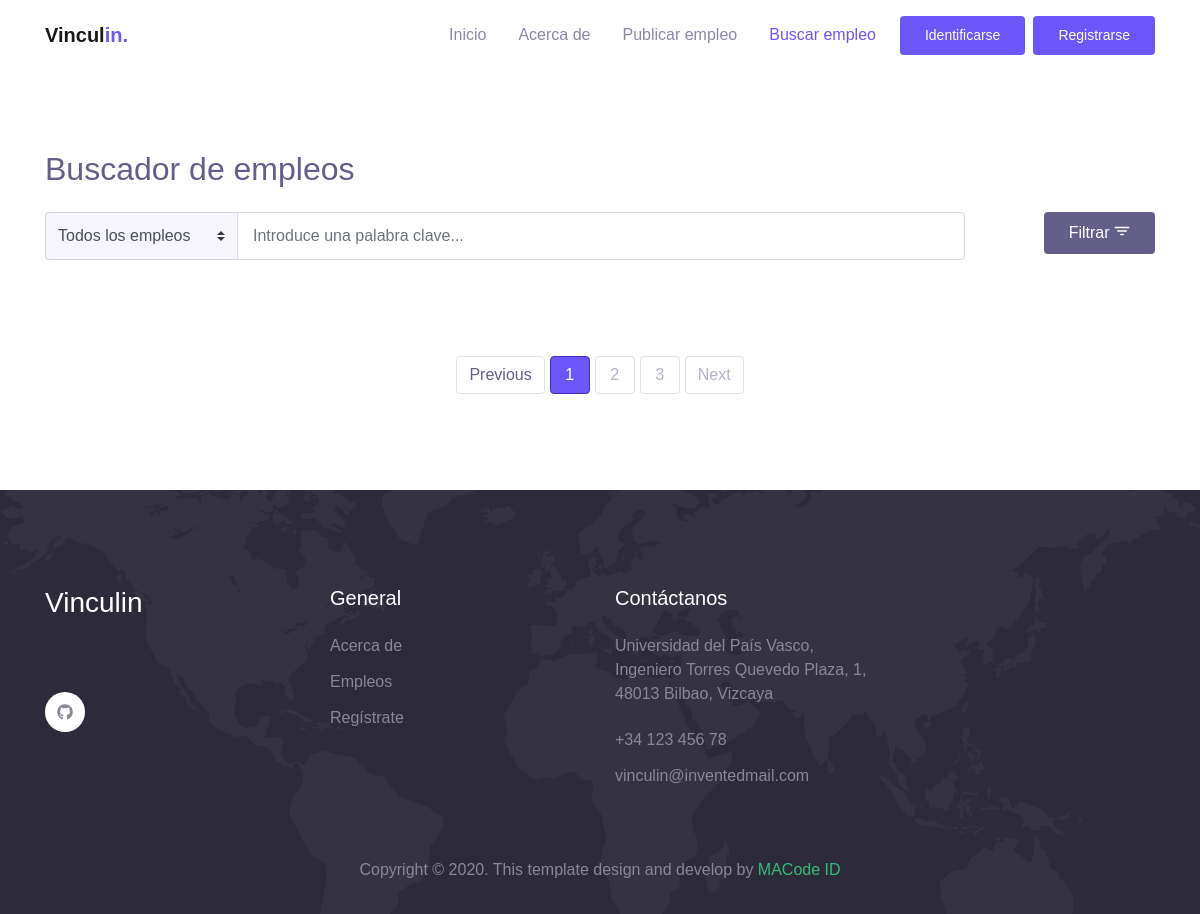
The app's page /app/html/jobs.php, older data.
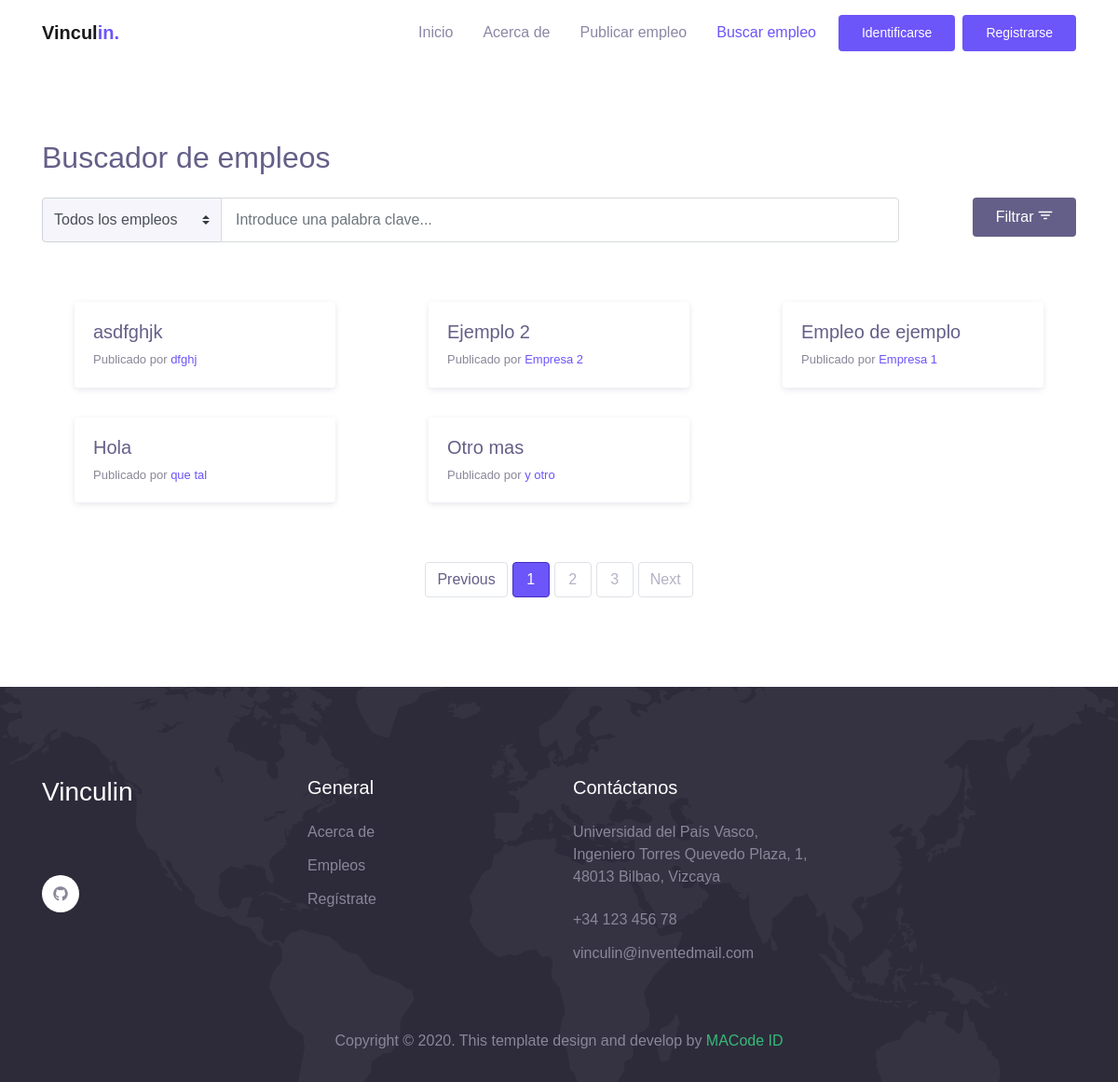
The same page, newer data.
### tables this page shows
CREATE TABLE `Empleo` (
  `id` int(11) NOT NULL,
  `Titulo` varchar(50) NOT NULL,
  `Empresa` varchar(25) NOT NULL,
  `Descripcion` text NOT NULL,
  `Localidad` varchar(25) NOT NULL,
  `Email` varchar(64) NOT NULL
);

### app/html/jobs.php (the view, shortened to what this page needs)
<!DOCTYPE html>
<html lang="en">
<head>
    <link rel="stylesheet" href="./assets/css/maicons.css">
    <link rel="stylesheet" href="./assets/css/bootstrap.css">
    <link rel="stylesheet" href="./assets/vendor/animate/animate.css">
    <link rel="stylesheet" href="./assets/css/theme.css">
</head>
<body>
    <header>
        <nav class="navbar navbar-expand-lg navbar-light bg-white sticky" data-offset="300">
            <div class="container">
                <a href="index.php" class="navbar-brand">Vincul<span class="text-primary">in.</span></a>
                <div class="navbar-collapse collapse" id="navbarContent">
                    <ul class="navbar-nav ml-auto">
                        <li class="nav-item">
                            <a class="nav-link" href="index.php">Inicio</a>
                        </li>
                        <li class="nav-item">
                            <a class="nav-link" href="about.html">Acerca de</a>
                        </li>
                        <li class="nav-item">
                            <a class="nav-link" href="job-form.html">Publicar empleo</a>
                        </li>
                        <li class="nav-item active">
                            <a class="nav-link" href="jobs.php">Buscar empleo</a>
                        </li>
                        <li class="nav-item">
                            <a class="btn btn-primary ml-lg-2" href="login.html">Identificarse</a>
                        </li>
                        <li class="nav-item">
                            <a class="btn btn-primary ml-lg-2" href="signup.php">Registrarse</a>
                        </li>
                    </ul>
                </div>
            </div>
        </nav>
    </header>
    <div class="page-section">
        <div class="container">
            <h2 class="mb-4 font-weight-medium text-secondary">Buscador de empleos</h2>
            <div class="row">
                <div class="col-sm-10">
                    <form action="#" class="form-search-blog">
                        <div class="input-group">
                            <div class="input-group-prepend">
                                <select id="categories" class="custom-select bg-light">
                                    <option>Todos los empleos</option>
                                </select>
                            </div>
                            <input type="text" class="form-control" placeholder="Introduce una palabra clave...">
                        </div>
                    </form>
                </div>
                <div class="col-sm-2 text-sm-right">
                    <button class="btn btn-secondary">Filtrar <span class="mai-filter"></span></button>
                </div>
            </div>
            <?
                $hostname = "db";
                $username = "admin";
                $password = "test";
                $db = "database";
                $con = mysqli_connect($hostname,$username,$password);
                mysqli_select_db($con,$db);
                $result = mysqli_query($con,"SELECT * FROM Empleo");
            ?>
            <div class="row my-5">
                    <?
                        while ($row=mysqli_fetch_array($result))
                        {
                            echo '<div class="col-lg-4 py-3">
                                    <div class="card-blog">
                                        <div class="body">
                                            <h5 class="post-title"><a href="job-view.html">'.$row["Titulo"].'</a></h5>
                                            <div class="post-date">Publicado por <a href="#">'.$row["Empresa"].'</a></div>
                                        </div>
                                    </div>
                                </div>';
                        }
                    ?>
            </div>
            <nav aria-label="Page Navigation">
                <ul class="pagination justify-content-center">
                    <li class="page-item disabled">
                        <a class="page-link" href="#" tabindex="-1" aria-disabled="true">Previous</a>
                    </li>
                    <li class="page-item active"><a class="page-link" href="#">1</a></li>
                    <li class="page-item" aria-current="page">
                        <a class="page-link" href="#">2 <span class="sr-only">(current)</span></a>
                    </li>
                    <li class="page-item"><a class="page-link" href="#">3</a></li>
                    <li class="page-item">
                        <a class="page-link" href="#">Next</a>
                    </li>
                </ul>
            </nav>
        </div>
    </div>
    <footer class="page-footer bg-image" style="background-image: url(./assets/img/world_pattern.svg);">
        <div class="container">
            <div class="row mb-5">
                <div class="col-lg-3 py-3">
                    <h3>Vinculin</h3>
                    <br>
                    <br>
                    <div class="social-media-button">
                        <a href="https://github.com/DannyelYankee/Vinculin" target="_blank"><span class="mai-logo-github"></span></a>
                    </div>
                </div>
                <div class="col-lg-3 py-3">
                    <h5>General</h5>
                    <ul class="footer-menu">
                        <li><a href="./about.html">Acerca de</a></li>
                        <li><a href="./jobs.php">Empleos</a></li>
                        <li><a href="./signup.php">Regístrate</a></li>
                    </ul>
                </div>
                <div class="col-lg-3 py-3">
                    <h5>Contáctanos</h5>
                    <p>Universidad del País Vasco, Ingeniero Torres Quevedo Plaza, 1, 48013 Bilbao, Vizcaya</p>
                    <a href="#" class="footer-link">+34 123 456 78</a>
                    <a href="#" class="footer-link">vinculin@inventedmail.com</a>
                </div>
            </div>
            <p class="text-center" id="copyright">Copyright &copy; 2020. This template design and develop by <a href="https://macodeid.com/" target="_blank">MACode ID</a></p>
        </div>
    </footer>
</body>
</html>

### app/html/assets/css/theme.css (style rules this page uses)
:root { --primary: #6C55F9; --accent: #FF3D85; --secondary: #645F88; --success: #35bb78; --info: #05B4E1; --warning: #FAC14D; --danger: #FF4943; --grey: #B4B2C5; --dark: #2D2B3A; --light: #F6F5FC; }
body { font-family: "Work Sans", sans-serif; line-height: 1.5; color: #2D2B3A; }
a { color: #6C55F9; text-decoration: none; background-color: transparent; }
.bg-light { background-color: #F6F5FC !important; }
.text-primary { color: #6C55F9 !important; }
.text-secondary { color: #645F88 !important; }
.btn-primary { color: #fff; background-color: #6C55F9; border-color: transparent; }
.btn-secondary { color: #fff; background-color: #645F88; border-color: transparent; }
.btn { padding: 8px 24px; }
.navbar { min-height: 70px; }
.navbar.sticky { z-index: 1080; }
.navbar-brand { font-weight: 600; padding-top: 10px; padding-bottom: 10px; }
.navbar-nav { margin-top: 10px; border-top: 1px solid #e4e7ee; flex-shrink: 0; }
.navbar-nav .nav-link { transition: all .2s ease; }
.navbar-nav .btn { font-size: 14px; }
.navbar-light .navbar-nav .nav-link { color: rgba(100, 95, 136, 0.75); }
.navbar-light .navbar-nav .show > .nav-link, .navbar-light .navbar-nav .active > .nav-link, .navbar-light .navbar-nav .nav-link.show, .navbar-light .navbar-nav .nav-link.active { font-weight: 500; color: #6C55F9; }
@media (min-width: 992px) { .navbar-expand-lg .navbar-nav { margin-top: 0; border-top: none; } }
@media (min-width: 992px) { .navbar-expand-lg .navbar-nav .nav-link { padding-right: 16px; padding-left: 16px; } }
@media (min-width: 992px) { .navbar-expand-lg .navbar-nav { align-items: center; } }
.form-control { padding: 8px 15px; height: calc(1.5em + 1.375rem + 2px); border-color: #d6dbd9; }
.custom-select { height: calc(1.5em + 1.375rem + 2px); }
.page-link { margin-left: 5px; min-width: 40px; color: #B4B2C5; border: 1px solid #dee1e6; text-align: center; border-radius: 4px; }
.page-item.active .page-link { z-index: 3; color: #fff; background-color: #6C55F9; border-color: #4330c2; }
.page-item.disabled .page-link { color: #645F88; pointer-events: none; cursor: auto; background-color: #fff; border-color: #dee2e6; }
.bg-image { position: relative; background-position: center center; background-size: cover; background-repeat: no-repeat; }
.bg-image > * { position: relative; z-index: 10; }
.page-section { position: relative; padding-top: 80px; padding-bottom: 80px; color: #898798; overflow: hidden; }
.card-blog { display: block; margin: 0 auto; max-width: 280px; border-radius: 4px; box-shadow: 0 2px 6px rgba(100, 95, 136, 0.16); overflow: hidden; }
.card-blog .body { padding: 20px; }
.card-blog .post-title a { color: #645F88; transition: color .2s ease; }
.card-blog .post-date { font-size: 13px; }
.form-search-blog .custom-select { border-top-right-radius: 0; border-bottom-right-radius: 0; }
.page-footer { position: relative; display: block; padding-top: 80px; padding-bottom: 16px; background-color: #2D2B3A; }
.page-footer p a { color: #35bb78; transition: color .2s ease; }
.page-footer h3, .page-footer h4, .page-footer h5 { color: #fff; margin-bottom: 24px; }
.page-footer p { color: #898798; }
.footer-menu { position: relative; padding-left: 0; list-style: none; }
.footer-menu li { margin-bottom: 12px; }
.footer-link { display: inline-block; padding: 6px 0; }
.footer-menu a, .footer-link { color: #898798; }
.social-media-button a { display: inline-block; width: 40px; height: 40px; line-height: 44px; text-align: center; border-radius: 50%; background-color: #fff; color: #898798; transition: all .2s linear; }

Row changes from the older to the newer data that the page shows:
added empleo: Titulo "asdfghjk", Empresa "dfghj"
added empleo: Titulo "Ejemplo 2", Empresa "Empresa 2"
added empleo: Titulo "Empleo de ejemplo", Empresa "Empresa 1"
added empleo: Titulo "Hola", Empresa "que tal"
added empleo: Titulo "Otro mas", Empresa "y otro"
